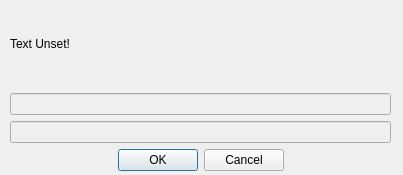
<?xml version="1.0" encoding="UTF-8"?>
<ui version="4.0">
 <class>InputDialog</class>
 <widget class="QDialog" name="InputDialog">
  <property name="geometry">
   <rect>
    <x>0</x>
    <y>0</y>
    <width>403</width>
    <height>175</height>
   </rect>
  </property>
  <property name="windowTitle">
   <string>Dialog</string>
  </property>
  <widget class="QWidget" name="verticalLayoutWidget">
   <property name="geometry">
    <rect>
     <x>0</x>
     <y>0</y>
     <width>401</width>
     <height>171</height>
    </rect>
   </property>
   <layout class="QVBoxLayout" name="verticalLayout">
    <property name="spacing">
     <number>6</number>
    </property>
    <property name="leftMargin">
     <number>10</number>
    </property>
    <property name="rightMargin">
     <number>10</number>
    </property>
    <item>
     <widget class="QLabel" name="inputPrompt">
      <property name="text">
       <string>Text Unset!</string>
      </property>
     </widget>
    </item>
    <item>
     <widget class="QLineEdit" name="idLine">
      <property name="enabled">
       <bool>false</bool>
      </property>
     </widget>
    </item>
    <item>
     <widget class="QLineEdit" name="shopName">
      <property name="enabled">
       <bool>false</bool>
      </property>
     </widget>
    </item>
    <item>
     <widget class="QDialogButtonBox" name="buttonBox">
      <property name="orientation">
       <enum>Qt::Orientation::Horizontal</enum>
      </property>
      <property name="standardButtons">
       <set>QDialogButtonBox::StandardButton::Cancel|QDialogButtonBox::StandardButton::Ok</set>
      </property>
      <property name="centerButtons">
       <bool>true</bool>
      </property>
     </widget>
    </item>
   </layout>
  </widget>
 </widget>
 <resources/>
 <connections>
  <connection>
   <sender>buttonBox</sender>
   <signal>accepted()</signal>
   <receiver>InputDialog</receiver>
   <slot>accept()</slot>
   <hints>
    <hint type="sourcelabel">
     <x>248</x>
     <y>254</y>
    </hint>
    <hint type="destinationlabel">
     <x>157</x>
     <y>274</y>
    </hint>
   </hints>
  </connection>
  <connection>
   <sender>buttonBox</sender>
   <signal>rejected()</signal>
   <receiver>InputDialog</receiver>
   <slot>reject()</slot>
   <hints>
    <hint type="sourcelabel">
     <x>316</x>
     <y>260</y>
    </hint>
    <hint type="destinationlabel">
     <x>286</x>
     <y>274</y>
    </hint>
   </hints>
  </connection>
 </connections>
</ui>
